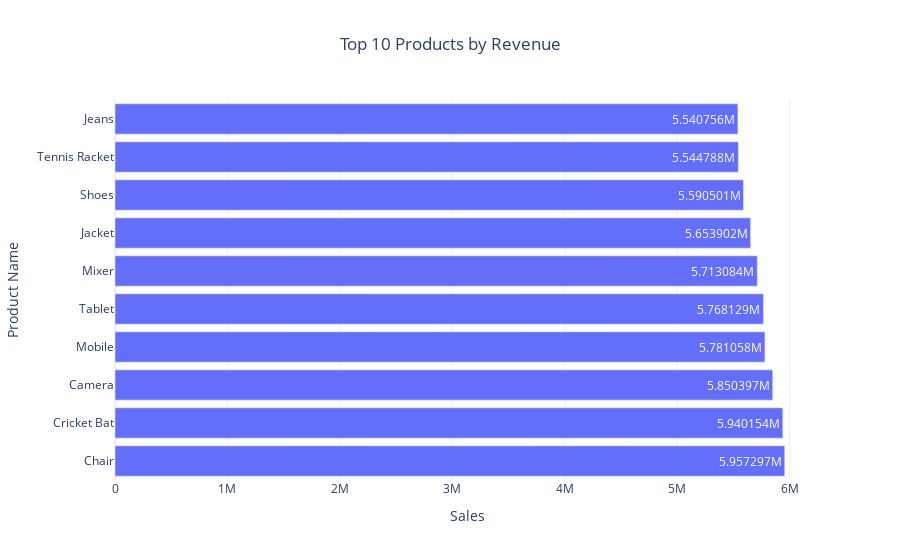

The notebook cell saved with this chart:
### Code cell
fig = px.bar(
    top_products,
    x='Sales',
    y='Product Name',
    orientation='h',
    text_auto=True,
    title='Top 10 Products by Revenue'
)

fig.update_layout(template='plotly_white', title_x=0.5)
fig.show()

print("Insight: These products drive the majority of revenue.")

### Figure 1 — Plotly figure (JSON) as saved in the notebook; plotly's stock layout.template omitted (floating-point values rounded to 4 significant figures)
{"data": [{"alignmentgroup": "True", "hovertemplate": "Sales=%{x}<br>Product Name=%{y}<extra></extra>", "legendgroup": "", "marker": {"color": "#636efa", "pattern": {"shape": ""}}, "name": "", "offsetgroup": "", "orientation": "h", "showlegend": false, "textposition": "auto", "texttemplate": "%{x}", "type": "bar", "x": [5957000.0, 5940000.0, 5850000.0, 5781000.0, 5768000.0, 5713000.0, 5654000.0, 5591000.0, 5545000.0, 5541000.0], "xaxis": "x", "y": ["Chair", "Cricket Bat", "Camera", "Mobile", "Tablet", "Mixer", "Jacket", "Shoes", "Tennis Racket", "Jeans"], "yaxis": "y"}], "layout": {"barmode": "relative", "legend": {"tracegroupgap": 0}, "title": {"text": "Top 10 Products by Revenue", "x": 0.5}, "xaxis": {"anchor": "y", "domain": [0, 1], "title": {"text": "Sales"}}, "yaxis": {"anchor": "x", "domain": [0, 1], "title": {"text": "Product Name"}}}}
